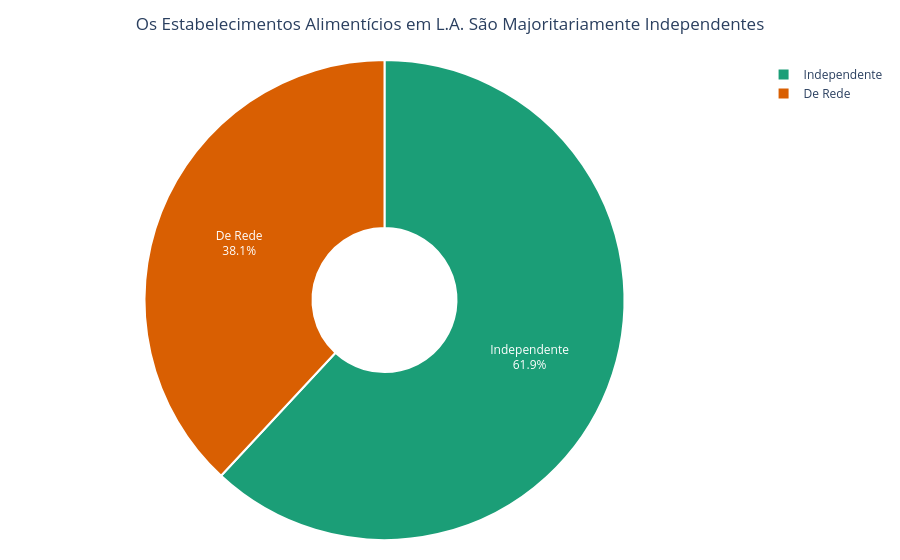

This figure's notebook cell:
### Code cell
# Construindo um grafico de setores para mostrar a proporção percentual dos estabelecimentos que fazem parte ou não de uma rede:

# Criando uma cópia para não alterar o DataFrame original
df_plot = rede.copy()

# Convertendo os valores da coluna para Strings e depois mapeamos
# Isso evita o erro de tipo (Boolean vs String)
category_map = {False: 'Independente', True: 'De Rede', 'false': 'Independente', 'true': 'De Rede'}
df_plot['sao_de_rede_ou_nao'] = df_plot['sao_de_rede_ou_nao'].map(category_map)

# Criando o gráfico
fig = px.pie(
    df_plot, 
    values='quantidade', 
    names='sao_de_rede_ou_nao', 
    title='Os Estabelecimentos Alimentícios em L.A. São Majoritariamente Independentes',
    color_discrete_sequence=px.colors.qualitative.Dark2,
    hole=0.3 # Um leve efeito de rosca para modernizar
)

# Personalizando os rótulos
fig.update_traces(
    textinfo='percent+label',
    textposition='inside',
    marker=dict(line=dict(color='#FFFFFF', width=2))
)

# Ajustando o layout
fig.update_layout(
    title_x=0.5,
    margin=dict(l=20, r=20, t=60, b=20)
)

fig.show()

### Figure 1 — Plotly figure (JSON) as saved in the notebook; plotly's stock layout.template omitted (floating-point values rounded to 4 significant figures)
{"data": [{"domain": {"x": [0, 1], "y": [0, 1]}, "hole": 0.3, "hovertemplate": "sao_de_rede_ou_nao=%{label}<br>quantidade=%{value}<extra></extra>", "labels": ["Independente", "De Rede"], "legendgroup": "", "marker": {"line": {"color": "#FFFFFF", "width": 2}}, "name": "", "showlegend": true, "textinfo": "percent+label", "textposition": "inside", "type": "pie", "values": [5963, 3667]}], "layout": {"legend": {"tracegroupgap": 0}, "margin": {"b": 20, "l": 20, "r": 20, "t": 60}, "piecolorway": ["rgb(27,158,119)", "rgb(217,95,2)", "rgb(117,112,179)", "rgb(231,41,138)", "rgb(102,166,30)", "rgb(230,171,2)", "rgb(166,118,29)", "rgb(102,102,102)"], "title": {"text": "Os Estabelecimentos Alimentícios em L.A. São Majoritariamente Independentes", "x": 0.5}}}
